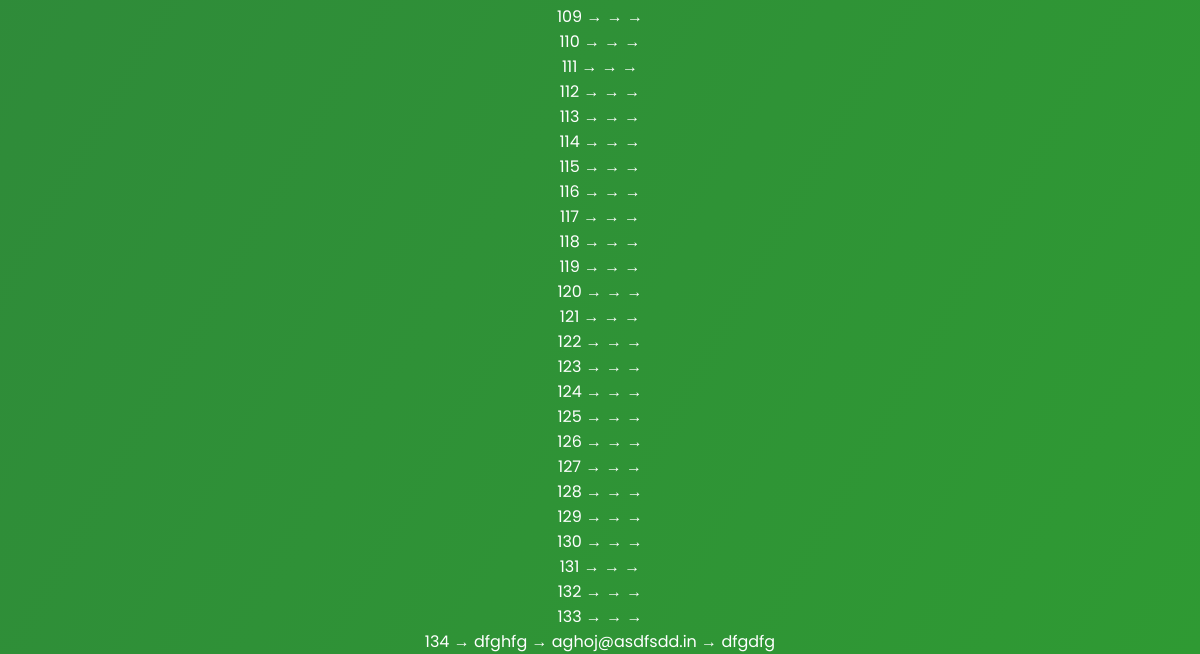
The page /db.php (lower part) on the database as committed earlier.
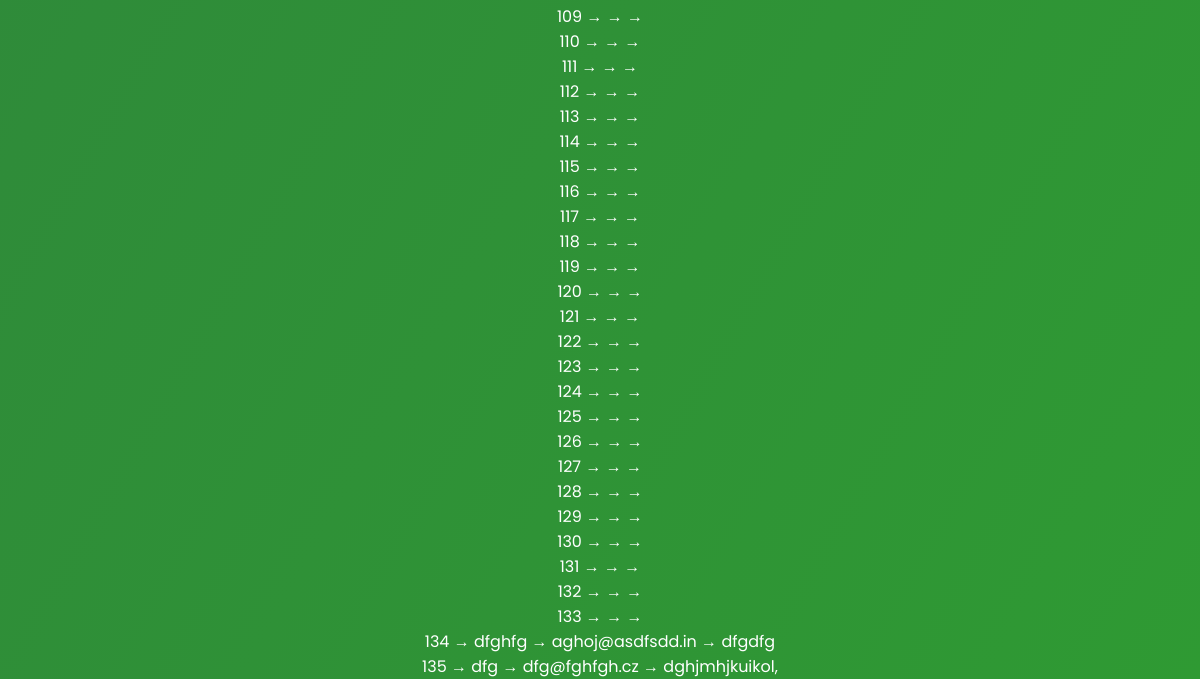
The same page on the database as committed later.
### tables this page shows
CREATE TABLE IF NOT EXISTS `formular` (
  `id` int NOT NULL AUTO_INCREMENT,
  `jmeno` varchar(45) NOT NULL,
  `email` varchar(320) NOT NULL,
  `zprava` text NOT NULL,
  PRIMARY KEY (`id`)
);

### db.php (the view, shortened to what this page needs)
<!DOCTYPE html>
<html>
<head>
</head>
<body>
    <?php
    $host = 'localhost';
    $username = 'root';
    $password = '';
    $database = 'pri_db';
    $conn = mysqli_connect($host, $username, $password, $database);
    ?>
    <main>
        <div class="center" style="overflow: auto; height: 100%; margin-top: 25px; margin-bottom: 25px">
            <?php
            $result = mysqli_query($conn, "SELECT * FROM formular");
            if ($result) {
                $counter = 1;
                while ($row = mysqli_fetch_assoc($result)) {
                    $column1 = $row['jmeno'];
                    $column2 = $row['email'];
                    $column3 = $row['zprava'];
                    echo "<li>$counter &rarr; $column1 &rarr; $column2 &rarr; $column3</li>";
                    $counter++;
                }
            } else {
                echo "Error executing the query: " . mysqli_error($conn);
            }
            ?>
        </div>
    </main>
</body>
</html>

### style/styles.css (style rules this page uses)
html, main { height: 100%; margin: 0; padding: 0; }
body { font-family: "Poppins", sans-serif; margin: 0; padding: 0; min-height: 100vh; background: linear-gradient(120deg, #2f7c40, #2f9a33); background-repeat: no-repeat; background-size: cover; background-attachment: fixed; }
.center { display: flex; justify-content: center; align-items: center; height: 90vh; flex-wrap: wrap; }

Rows that differ between the two databases and show on the page:
added formular: jmeno "dfg", email "dfg@fghfgh.cz", zprava "dghjmhjkuikol,"
